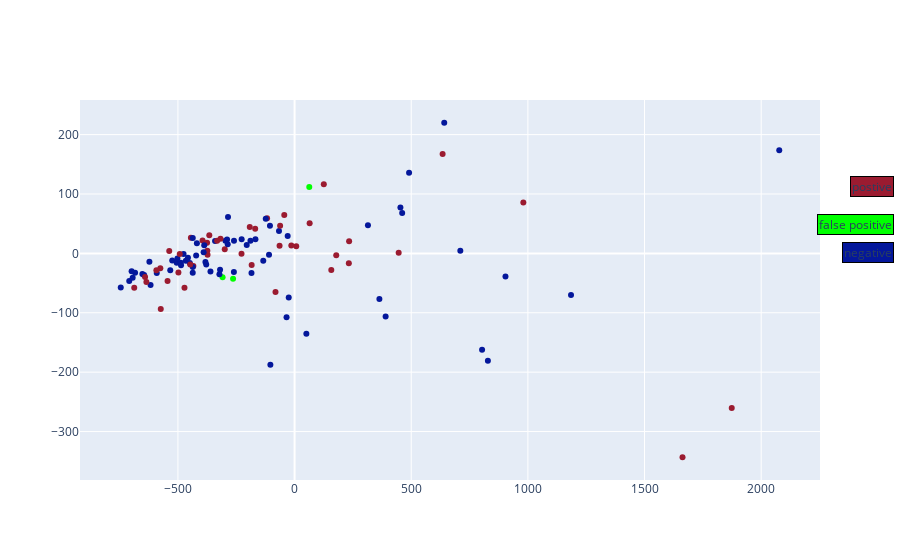

Here is the notebook cell this chart was saved with:
### Code cell
X_pca_test=pca.transform(test.iloc[:,1:].values)
test_color=pd.Series(y.numpy())
test_color=test_color.map({1:'#9B1B30',0:'#04179B'})
test_color[np.ravel( np.argwhere((pred_test.numpy()!=y_test.numpy())==True))]='#00ff00'

fig = go.Figure()
fig.add_trace(go.Scatter(
    x=X_pca_test[:,0],
    y=X_pca_test[:,1],
    mode="markers+text",
    marker_color=test_color,
    
))
fig.update_layout(
   showlegend=False,
    annotations=layout
)

### Figure 1 — Plotly figure (JSON) as saved in the notebook; plotly's stock layout.template omitted (floating-point values rounded to 4 significant figures; data arrays with more than 128 entries replaced by an {"elided": "..."} marker saying what was removed)
{"data": [{"marker": {"color": {"elided": "455 str values"}}, "mode": "markers+text", "type": "scatter", "x": [-644.9, -263.6, -44.15, -260.1, -299.3, -373.9, -103.7, 1874.0, -259.6, -373.0, -466.0, 232.6, -109.5, 828.6, -319.4, -497.9, -708.7, 50.49, 125.3, 2077.0, 904.0, -382.1, -436.5, -205.1, -389.8, -683.6, -25.09, -192.0, -444.4, 178.6, -81.75, 64.6, -64.34, 63.04, -687.2, -617.2, -227.4, -433.9, -34.38, -289.4, -184.7, -308.5, -167.7, 314.5, -505.3, -117.9, -590.7, -365.5, -436.3, -622.2, -183.9, 453.7, -487.6, -652.3, -471.9, 710.5, -418.7, -475.7, -394.4, -296.3, -226.8, -421.9, -694.0, -532.8, 446.2, -573.5, -29.53, -168.8, -285.3, 1663.0, 233.8, -457.1, -575.4, -436.4, -378.7, 490.8, -635.1, -524.4, -449.0, -134.1, -502.2, 390.2, 157.4, -492.1, -698.5, 634.5, 461.2, -745.0, -360.5, 803.7, -447.2, -322.1, -189.1, -66.79, -374.9, 363.6, -61.94, 980.5, -340.8, -123.5, -13.88, -640.7, -592.3, -317.4, 641.5, -537.2, 1185.0, 7.115, -544.4, -486.6, -105.5, -286.6, -332.0, -387.3], "y": [-36.56, -42.77, 64.6, -31.32, 7.078, 4.624, -187.7, -260.2, 21.1, -2.36, -12.62, -16.61, -2.229, -180.7, -27.69, -32.01, -46.31, -135.4, 116.5, 173.5, -38.91, -14.42, -32.45, 13.94, 2.076, -32.58, -74.19, 44.29, 26.31, -3.327, -65.16, 50.65, 12.9, 111.7, -57.8, -53.23, -0.5029, -21.21, -107.7, 23.35, -33.08, -40.28, 23.66, 47.55, -15.82, 58.96, -33.0, 30.5, -23.01, -14.27, -19.4, 77.4, -15.62, -34.64, -57.72, 4.612, 16.98, -0.8492, 21.53, 21.18, 23.88, -3.601, -41.22, -28.43, 1.225, -93.45, 29.23, 41.6, 61.35, -343.3, 20.26, -7.285, -24.89, 25.75, -18.84, 135.8, -48.23, -11.8, -16.14, -12.28, -8.768, -106.2, -28.16, -1.089, -29.99, 167.2, 67.94, -57.43, -30.53, -162.1, -18.88, -35.34, 21.17, 37.84, 17.87, -76.69, 46.67, 85.5, 20.73, 58.3, 13.24, -39.89, -28.6, 24.84, 220.0, 4.072, -70.07, 11.87, -46.54, -19.86, 46.56, 15.45, 21.1, 13.5]}], "layout": {"annotations": [{"align": "left", "bgcolor": "#9B1B30", "bordercolor": "black", "borderwidth": 1, "showarrow": false, "text": "postive", "x": 1.1, "xref": "paper", "y": 0.8, "yref": "paper"}, {"align": "left", "bgcolor": "#00ff00", "bordercolor": "black", "borderwidth": 1, "showarrow": false, "text": "false positive", "x": 1.1, "xref": "paper", "y": 0.7, "yref": "paper"}, {"align": "left", "bgcolor": "#04179B", "bordercolor": "black", "borderwidth": 1, "showarrow": false, "text": "negative", "x": 1.1, "xref": "paper", "y": 0.6, "yref": "paper"}], "showlegend": false}}
